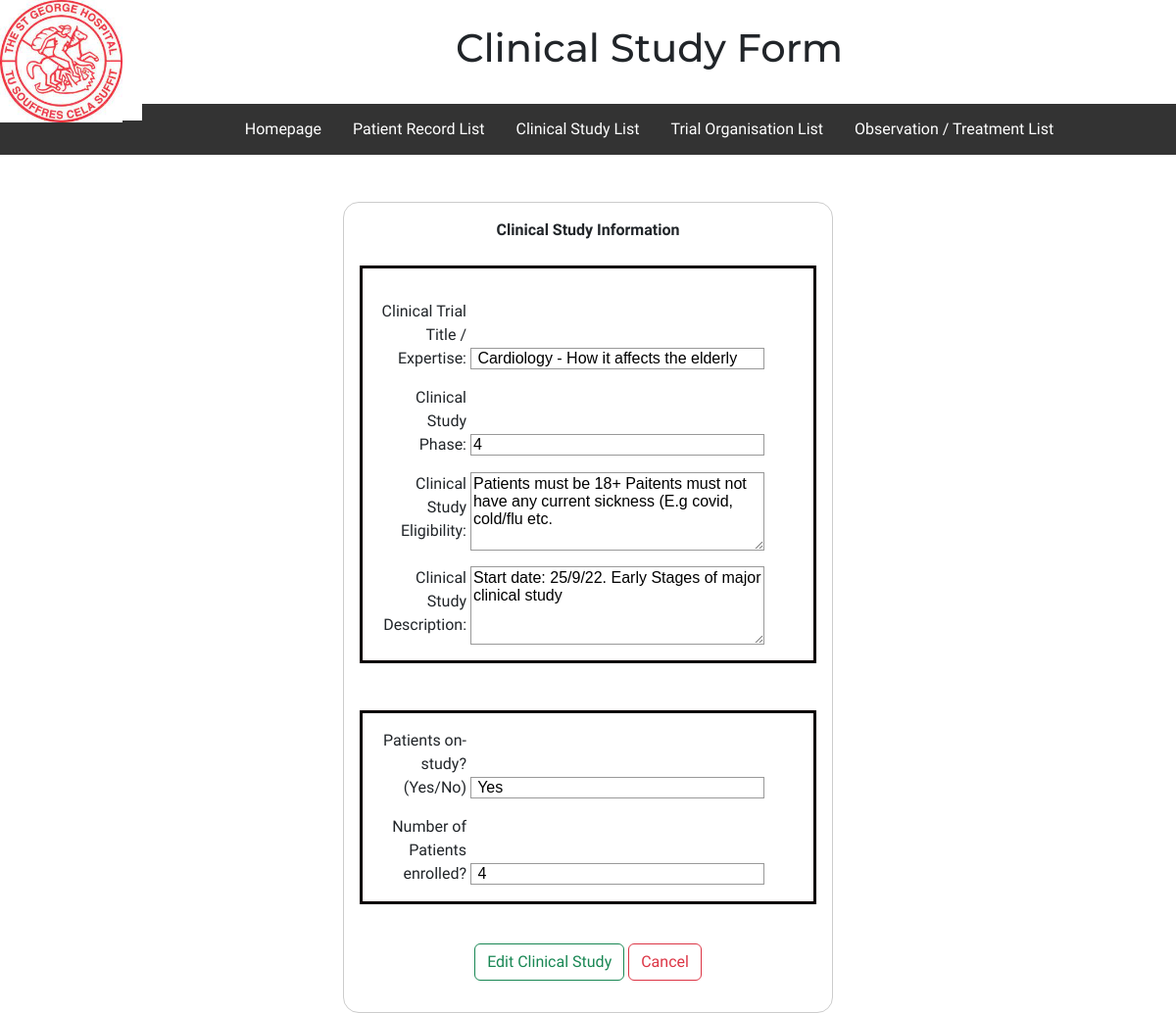
The page /clinicalStudiesFolder/editClinicalStudy.php?studyID=15 on the database its author committed.
### tables this page shows
CREATE TABLE `clinicalstudies` (
  `studyID` int(255) NOT NULL,
  `studyExpertise` varchar(255) NOT NULL,
  `studyPhase` int(255) NOT NULL,
  `eligibility` text NOT NULL,
  `clinicalStudyDescription` text NOT NULL,
  `onStudy` varchar(255) NOT NULL,
  `patientsEnrolledNumber` text NOT NULL
);

### clinicalStudiesFolder/editClinicalStudy.php (the view, shortened to what this page needs)
<?php
$servername = "localhost";
$username = "root";
$password = "";
$database = "clinicaltesting2";
$connection = new mysqli($servername, $username, $password, $database);
$studyExpertise = "";
$studyPhase = "";
$eligibility = "";
$clinicalStudyDescription = "";
$onStudy = "";
$patientsEnrolledNumber = "";
if ($_SERVER['REQUEST_METHOD'] == 'GET') {
    $studyID = $_GET["studyID"];
    $sql = "SELECT * FROM clinicalstudies WHERE studyID = $studyID";
    $result = $connection->query($sql);
    $row = $result->fetch_assoc();
    $studyExpertise = $row["studyExpertise"];
    $studyPhase = $row["studyPhase"];
    $eligibility = $row["eligibility"];
    $clinicalStudyDescription = $row["clinicalStudyDescription"];
    $onStudy = $row["onStudy"];
    $patientsEnrolledNumber = $row["patientsEnrolledNumber"];
}
?>
<!DOCTYPE html>
<html>
<head>
    <link rel="stylesheet" href="../style.css">
</head>
<body>
    <div class="header">
        <a href="../Homepage.html">
            <img src="../Images/Hospital Logo.jpg" alt="St George Logo"></a>
        <h1>Clinical Study Form</h1>
    </div>
    <br>
    <div class="topnav">
        <div id="topnav">
            <a href="../Homepage.html">Homepage</a>
            <a href="/clinicalTestingWebsite/patientRecordsFolder/patientRecordList.php">Patient
                Record
                List</a>
            <a href="/clinicalTestingWebsite/clinicalStudiesFolder/clinicalStudyList.php">Clinical
                Study List</a>
            <a href="/clinicalTestingWebsite/trialOrganisationsFolder/trialOrganisationsList.php">Trial
                Organisation List</a>
            <a href="/clinicalTestingWebsite/observationAndTreatmentRecordFolder/observationAndTreatmentList.php">Observation
                / Treatment List</a>
        </div>
    </div>
    <br>
    <br>
    <form method="post">
        <ul>
            <div class="textOnForm">
                <b>Clinical Study Information</b>
            </div>
            <br>
            <div class="inputBlackBorder">
                <form method="post">
                    <li>
                        <label for="studyExpertise">Clinical Trial Title / Expertise:</label>
                        <input type="text" id="studyExpertise" name="studyExpertise" value="<?php echo $studyExpertise; ?> " placeholder="Enter the Title of the Clinical Study here with the Expertise." />
                    </li>
                    <li>
                        <label for="studyPhase">Clinical Study Phase:</label>
                        <input type="text" id="studyPhase" name="studyPhase" value="<?php echo $studyPhase; ?>" placeholder="Enter the phase of the Clinical Study here (1-5)" />
                    </li>
                    <li>
                        <label for="eligibility">Clinical Study Eligibility:</label>
                        <textarea id="eligibility" name=eligibility placeholder="E.g Patients must be 18 years old or greater"><?php echo $eligibility;?></textarea>
                    </li>
                    <li>
                        <label for="clinicalStudyDescription">Clinical Study Description:</label>
                        <textarea id="clinicalStudyDescription" name=clinicalStudyDescription placeholder="Enter the start time of the Clinical Trial here and any extra details worth noting."><?php echo $clinicalStudyDescription;?></textarea>
                    </li>
            </div>
            <br>
            <br>
            <div class="inputBlackBorder">
                <li>
                    <label> Patients on-study? (Yes/No)</label>
                    <input type="text" id="onStudy" name="onStudy" placeholder="Enter Yes or No here" value="<?php echo $onStudy; ?> " />
                </li>
                <li>
                    <label> Number of Patients enrolled? </label>
                    <input type="text" id="patientsEnrolledNumber" name="patientsEnrolledNumber" value="<?php echo $patientsEnrolledNumber; ?> " placeholder="Enter the number of patients enrolled" />
                </li>
            </div>
            <br>
            <li>
                <div class="buttonHolder">
                    <button type="submit" class="btn btn-outline-success">Edit Clinical Study</button>
                    <a class="btn btn-outline-danger" href="/clinicalTestingWebsite/clinicalStudiesFolder/clinicalStudyList.php" role="button">Cancel</a>
                </div>
            </li>
        </ul>
    </form>
</body>
</html>

### style.css (style rules this page uses)
body { background-color: white; box-sizing: border-box; margin: auto; font-family: 'PT Sans Caption', sans-serif; }
.header { background-color: white; padding: 20px; text-align: center; vertical-align: middle; display: inline; max-height: 100px; }
.header h1 { position: relative; vertical-align: middle; font-family: 'Montserrat', sans-serif; }
.header a { text-decoration: none; color: black; }
.header img { float: left; width: 125px; height: 125px; background-color: white; }
.buttonHolder { text-align: center; padding: 1em; }
#topnav { display: flex; justify-content: center; align-items: center; }
.topnav { overflow:visible; background-color: #333; text-align: center; margin-left: auto; margin-right: auto; vertical-align: middle; }
.topnav a { float: left; display: block; color: white; padding: 14px 16px; text-decoration: none; }
form { margin: 0 auto; width: 500px; padding: 1em; border: 1px solid #ccc; border-radius: 1em; background-color: white; }
.textOnForm { text-align: center; }
ul { list-style: none; padding: 0; margin: 0; }
form li+li { margin-top: 1em; }
label { display: inline-block; width: 90px; text-align: right; }
input, textarea { font: 1em sans-serif; width: 300px; box-sizing: border-box; border: 1px solid #999; }
textarea { vertical-align: top; height: 5em; }
.inputBlackBorder { border-width: 3px; border-style: solid; border-color: #0a0000; padding: 1em; }

### rows shown on the page
clinicalstudies: studyExpertise "Cardiology - How it affects the elderly", studyPhase "4", eligibility "Patients must be 18+ Paitents must not have any current sickness (E.g covid, cold/flu etc.", clinicalStudyDescription "Start date: 25/9/22. Early Stages of major clinical study", onStudy "Yes", patientsEnrolledNumber "4"
